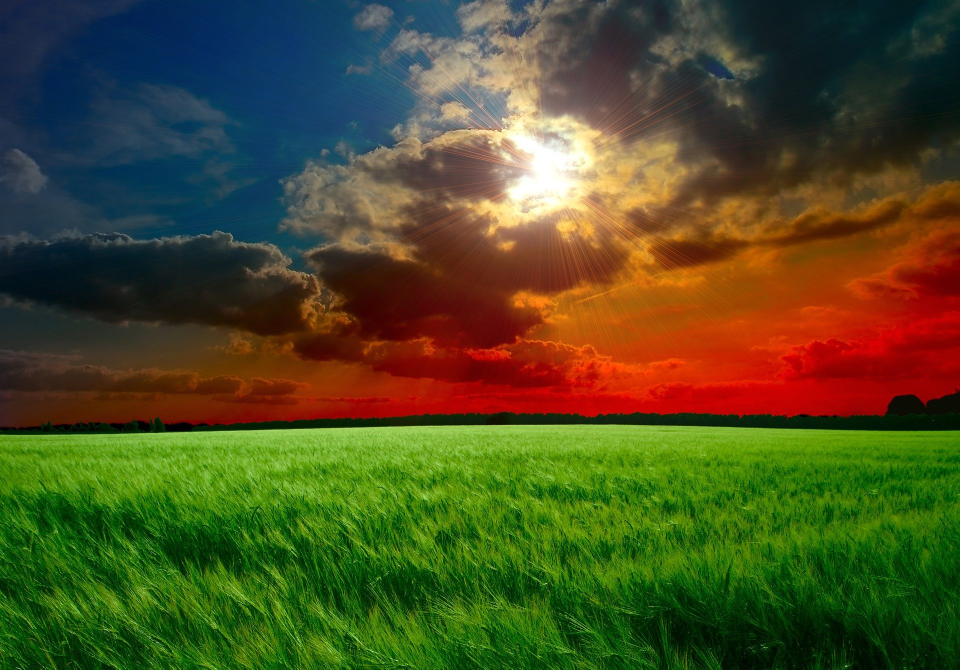
#> input picture ExploringOpenCV/test.jpg, 1920 x 1339 px (shown at 1/2 size)
$ python main.py
#> lines starting #> are read from the running program, lines starting #| are printed output that depends on the picture
import cv2

img = cv2.imread('test.jpg')
#> img is the input picture: shape (1339, 1920, 3); mean B, G, R 36.2, 77.6, 75.1

img = cv2.resize(img, (300, 300))
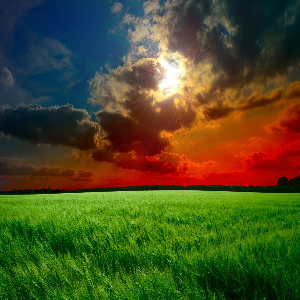
#> img: shape (300, 300, 3); mean B, G, R 36.1, 77.4, 74.9

cv2.imshow('Result', img)

cv2.waitKey(0)

$ run again, with ExploringOpenCV/original.jpg copied over ExploringOpenCV/test.jpg
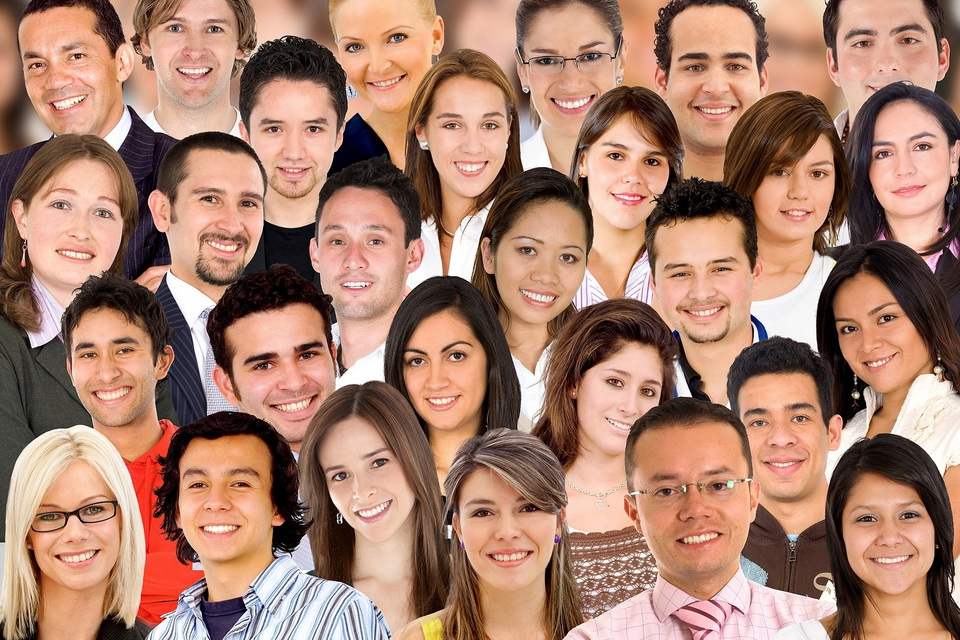
#> input picture ExploringOpenCV/original.jpg, 960 x 640 px
#> img is the input picture: shape (640, 960, 3); mean B, G, R 109.8, 128, 169.1
#> `img = cv2.resize(img, (300, 300))`:
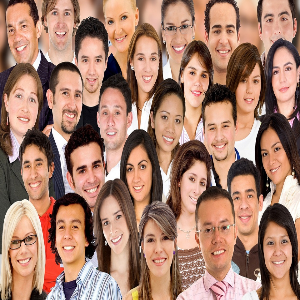
#> img: shape (300, 300, 3); mean B, G, R 109.6, 127.9, 168.9
